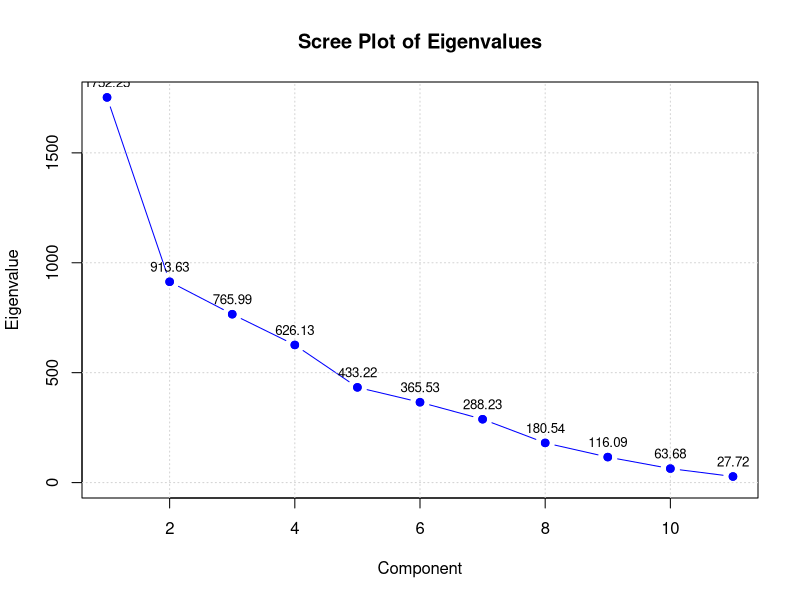
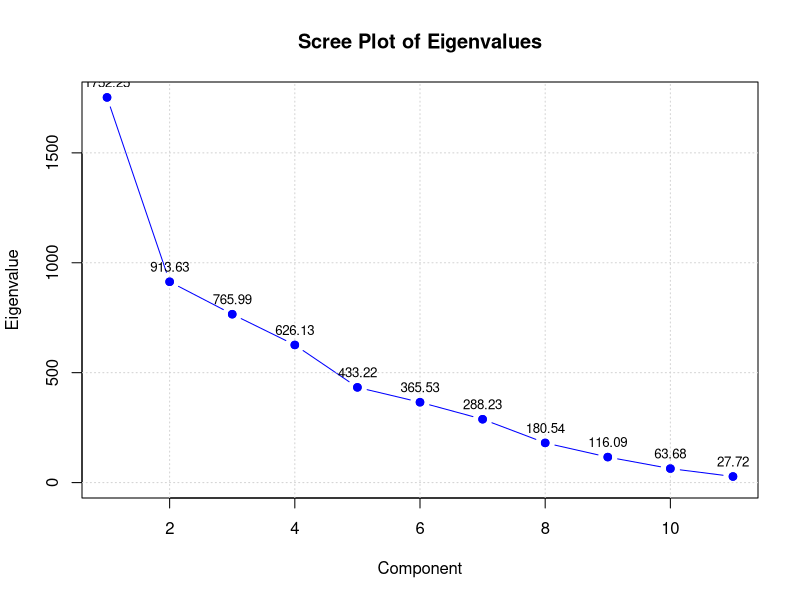

Write R code to recreate these figures, in order.
dt <- read.csv("./Equity_Premium.csv")
time <- dt$Time
y <- dt$y
x_dfy <- dt$x_dfy
x_infl <- dt$x_infl
x_svar <- dt$x_svar
x_tms <- dt$x_tms
x_tbl <- dt$x_tbl
x_dfr <- dt$x_dfr
x_dp <- dt$x_dp
x_ltr <- dt$x_ltr
x_ep <- dt$x_ep
x_bmr <- dt$x_bmr
x_ntis <- dt$x_ntis

# Q1. ===========================================================

# Create plots for all variables
variables <- list(y, x_dfy, x_infl, x_svar, x_tms, x_tbl, x_dfr, x_dp, x_ltr, x_ep, x_bmr, x_ntis)
var_names <- c("y", "x_dfy", "x_infl", "x_svar", "x_tms", "x_tbl", "x_dfr", "x_dp", "x_ltr", "x_ep", "x_bmr", "x_ntis")
y <- variables[[1]]
variables <- variables[-1]
variables <- do.call(cbind, variables)
col_avgs <- colMeans(variables)
col_stds <- apply(variables, 2, sd)
std_variables <- matrix(nrow = nrow(variables), ncol = ncol(variables))

for (i in 1:ncol(variables)) {
    for (j in 1:nrow(variables)) {
        std_variables[j, i] <- (variables[j, i] - col_avgs[i]) / col_stds[i]
    }
}

tmp_matrix <- t(std_variables) %*% std_variables
eigen_result <- eigen(tmp_matrix)
eigenvalues <- eigen_result$values

# Sort eigenvalues in descending order
sorted_eigenvalues <- sort(eigenvalues, decreasing = TRUE)

# Create a data frame for plotting
plot_data <- data.frame(
  Component = 1:11,
  Eigenvalue = sorted_eigenvalues[1:11]
)

# Create the scree plot
png("./plots/scree_plot_std1.png", width = 800, height = 600)

# Plot eigenvalues
plot(plot_data$Component, plot_data$Eigenvalue, type = "b", 
     xlab = "Component", ylab = "Eigenvalue",
     main = "Scree Plot of Eigenvalues",
     xlim = c(1, 11), ylim = c(0, max(plot_data$Eigenvalue)),
     pch = 19, col = "blue")

# Add grid lines for better readability
grid()

# Add points and values
for (i in 1:11) {
  points(i, plot_data$Eigenvalue[i], pch = 19, col = "blue")
  text(i, plot_data$Eigenvalue[i], labels = round(plot_data$Eigenvalue[i], 2), 
       pos = 3, cex = 0.8)
}

dev.off()

tmp_matrix <- std_variables %*% t(std_variables)
eigen_result <- eigen(tmp_matrix)
eigenvalues <- eigen_result$values

# Sort eigenvalues in descending order
sorted_eigenvalues <- sort(eigenvalues, decreasing = TRUE)

# Create a data frame for plotting
plot_data <- data.frame(
  Component = 1:11,
  Eigenvalue = sorted_eigenvalues[1:11]
)

# Create the scree plot
png("./plots/scree_plot_std2.png", width = 800, height = 600)

# Plot eigenvalues
plot(plot_data$Component, plot_data$Eigenvalue, type = "b", 
     xlab = "Component", ylab = "Eigenvalue",
     main = "Scree Plot of Eigenvalues",
     xlim = c(1, 11), ylim = c(0, max(plot_data$Eigenvalue)),
     pch = 19, col = "blue")

# Add grid lines for better readability
grid()

# Add points and values
for (i in 1:11) {
  points(i, plot_data$Eigenvalue[i], pch = 19, col = "blue")
  text(i, plot_data$Eigenvalue[i], labels = round(plot_data$Eigenvalue[i], 2), 
       pos = 3, cex = 0.8)
}

dev.off()